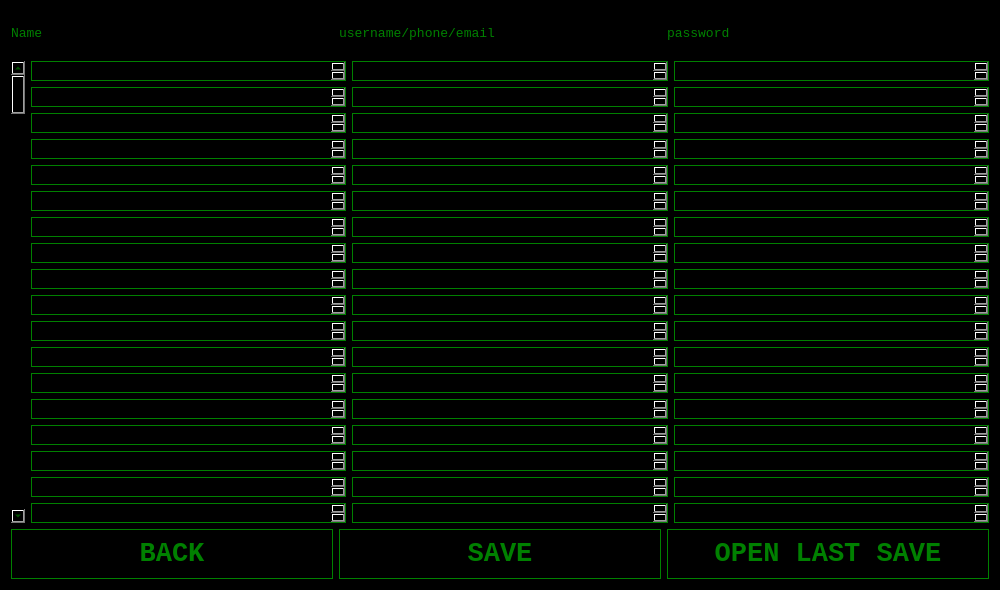
<?xml version="1.0" encoding="UTF-8"?>
<ui version="4.0">
 <class>manager</class>
 <widget class="QWidget" name="manager">
  <property name="geometry">
   <rect>
    <x>0</x>
    <y>0</y>
    <width>1000</width>
    <height>590</height>
   </rect>
  </property>
  <property name="maximumSize">
   <size>
    <width>16777215</width>
    <height>1760</height>
   </size>
  </property>
  <property name="font">
   <font>
    <family>Courier New</family>
    <pointsize>10</pointsize>
   </font>
  </property>
  <property name="windowTitle">
   <string>Form</string>
  </property>
  <property name="styleSheet">
   <string>
     background-color: black; 
     color: green; 
     font-family: 'Courier New', Courier, monospace; 
   </string>
  </property>
  <layout class="QGridLayout" name="gridLayout_2">
   <item row="0" column="0">
    <layout class="QVBoxLayout" name="verticalLayout">
     <item>
      <layout class="QHBoxLayout" name="horizontalLayout">
       <item>
        <widget class="QLabel" name="label">
         <property name="text">
          <string>Name</string>
         </property>
        </widget>
       </item>
       <item>
        <widget class="QLabel" name="label_2">
         <property name="text">
          <string>username/phone/email </string>
         </property>
        </widget>
       </item>
       <item>
        <widget class="QLabel" name="label_3">
         <property name="text">
          <string>password</string>
         </property>
        </widget>
       </item>
      </layout>
     </item>
     <item>
      <layout class="QGridLayout" name="gridLayout">
       <item row="6" column="2">
        <widget class="QTextEdit" name="textEdit_34">
         <property name="maximumSize">
          <size>
           <width>16777215</width>
           <height>20</height>
          </size>
         </property>
         <property name="styleSheet">
          <string>background-color: black; color: green; font-family: 'Courier New'; border: 1px solid green;</string>
         </property>
        </widget>
       </item>
       <item row="9" column="1">
        <widget class="QTextEdit" name="textEdit_11">
         <property name="maximumSize">
          <size>
           <width>16777215</width>
           <height>20</height>
          </size>
         </property>
         <property name="styleSheet">
          <string>background-color: black; color: green; font-family: 'Courier New'; border: 1px solid green;</string>
         </property>
        </widget>
       </item>
       <item row="16" column="3">
        <widget class="QTextEdit" name="textEdit_57">
         <property name="maximumSize">
          <size>
           <width>16777215</width>
           <height>20</height>
          </size>
         </property>
         <property name="styleSheet">
          <string>background-color: black; color: green; font-family: 'Courier New'; border: 1px solid green;</string>
         </property>
        </widget>
       </item>
       <item row="17" column="2">
        <widget class="QTextEdit" name="textEdit_54">
         <property name="maximumSize">
          <size>
           <width>16777215</width>
           <height>20</height>
          </size>
         </property>
         <property name="styleSheet">
          <string>background-color: black; color: green; font-family: 'Courier New'; border: 1px solid green;</string>
         </property>
        </widget>
       </item>
       <item row="0" column="3">
        <widget class="QTextEdit" name="textEdit_23">
         <property name="maximumSize">
          <size>
           <width>16777215</width>
           <height>20</height>
          </size>
         </property>
         <property name="styleSheet">
          <string>background-color: black; color: green; font-family: 'Courier New'; border: 1px solid green;</string>
         </property>
        </widget>
       </item>
       <item row="1" column="1">
        <widget class="QTextEdit" name="textEdit_19">
         <property name="maximumSize">
          <size>
           <width>16777215</width>
           <height>20</height>
          </size>
         </property>
         <property name="styleSheet">
          <string>background-color: black; color: green; font-family: 'Courier New'; border: 1px solid green;</string>
         </property>
        </widget>
       </item>
       <item row="14" column="1">
        <widget class="QTextEdit" name="textEdit_6">
         <property name="maximumSize">
          <size>
           <width>16777215</width>
           <height>20</height>
          </size>
         </property>
         <property name="styleSheet">
          <string>background-color: black; color: green; font-family: 'Courier New'; border: 1px solid green;</string>
         </property>
        </widget>
       </item>
       <item row="4" column="3">
        <widget class="QTextEdit" name="textEdit_30">
         <property name="maximumSize">
          <size>
           <width>16777215</width>
           <height>20</height>
          </size>
         </property>
         <property name="styleSheet">
          <string>background-color: black; color: green; font-family: 'Courier New'; border: 1px solid green;</string>
         </property>
        </widget>
       </item>
       <item row="7" column="3">
        <widget class="QTextEdit" name="textEdit_35">
         <property name="maximumSize">
          <size>
           <width>16777215</width>
           <height>20</height>
          </size>
         </property>
         <property name="styleSheet">
          <string>background-color: black; color: green; font-family: 'Courier New'; border: 1px solid green;</string>
         </property>
        </widget>
       </item>
       <item row="15" column="3">
        <widget class="QTextEdit" name="textEdit_53">
         <property name="maximumSize">
          <size>
           <width>16777215</width>
           <height>20</height>
          </size>
         </property>
         <property name="styleSheet">
          <string>background-color: black; color: green; font-family: 'Courier New'; border: 1px solid green;</string>
         </property>
        </widget>
       </item>
       <item row="2" column="3">
        <widget class="QTextEdit" name="textEdit_29">
         <property name="maximumSize">
          <size>
           <width>16777215</width>
           <height>20</height>
          </size>
         </property>
         <property name="styleSheet">
          <string>background-color: black; color: green; font-family: 'Courier New'; border: 1px solid green;</string>
         </property>
        </widget>
       </item>
       <item row="9" column="2">
        <widget class="QTextEdit" name="textEdit_40">
         <property name="maximumSize">
          <size>
           <width>16777215</width>
           <height>20</height>
          </size>
         </property>
         <property name="styleSheet">
          <string>background-color: black; color: green; font-family: 'Courier New'; border: 1px solid green;</string>
         </property>
        </widget>
       </item>
       <item row="9" column="3">
        <widget class="QTextEdit" name="textEdit_39">
         <property name="maximumSize">
          <size>
           <width>16777215</width>
           <height>20</height>
          </size>
         </property>
         <property name="styleSheet">
          <string>background-color: black; color: green; font-family: 'Courier New'; border: 1px solid green;</string>
         </property>
        </widget>
       </item>
       <item row="6" column="1">
        <widget class="QTextEdit" name="textEdit_14">
         <property name="maximumSize">
          <size>
           <width>16777215</width>
           <height>20</height>
          </size>
         </property>
         <property name="styleSheet">
          <string>background-color: black; color: green; font-family: 'Courier New'; border: 1px solid green;</string>
         </property>
        </widget>
       </item>
       <item row="2" column="2">
        <widget class="QTextEdit" name="textEdit_27">
         <property name="maximumSize">
          <size>
           <width>16777215</width>
           <height>20</height>
          </size>
         </property>
         <property name="styleSheet">
          <string>background-color: black; color: green; font-family: 'Courier New'; border: 1px solid green;</string>
         </property>
        </widget>
       </item>
       <item row="7" column="2">
        <widget class="QTextEdit" name="textEdit_37">
         <property name="maximumSize">
          <size>
           <width>16777215</width>
           <height>20</height>
          </size>
         </property>
         <property name="styleSheet">
          <string>background-color: black; color: green; font-family: 'Courier New'; border: 1px solid green;</string>
         </property>
        </widget>
       </item>
       <item row="8" column="1">
        <widget class="QTextEdit" name="textEdit_12">
         <property name="maximumSize">
          <size>
           <width>16777215</width>
           <height>20</height>
          </size>
         </property>
         <property name="styleSheet">
          <string>background-color: black; color: green; font-family: 'Courier New'; border: 1px solid green;</string>
         </property>
        </widget>
       </item>
       <item row="10" column="1">
        <widget class="QTextEdit" name="textEdit_10">
         <property name="maximumSize">
          <size>
           <width>16777215</width>
           <height>20</height>
          </size>
         </property>
         <property name="styleSheet">
          <string>background-color: black; color: green; font-family: 'Courier New'; border: 1px solid green;</string>
         </property>
        </widget>
       </item>
       <item row="14" column="2">
        <widget class="QTextEdit" name="textEdit_52">
         <property name="maximumSize">
          <size>
           <width>16777215</width>
           <height>20</height>
          </size>
         </property>
         <property name="styleSheet">
          <string>background-color: black; color: green; font-family: 'Courier New'; border: 1px solid green;</string>
         </property>
        </widget>
       </item>
       <item row="17" column="1">
        <widget class="QTextEdit" name="textEdit_3">
         <property name="maximumSize">
          <size>
           <width>16777215</width>
           <height>20</height>
          </size>
         </property>
         <property name="styleSheet">
          <string>background-color: black; color: green; font-family: 'Courier New'; border: 1px solid green;</string>
         </property>
        </widget>
       </item>
       <item row="10" column="2">
        <widget class="QTextEdit" name="textEdit_45">
         <property name="maximumSize">
          <size>
           <width>16777215</width>
           <height>20</height>
          </size>
         </property>
         <property name="styleSheet">
          <string>background-color: black; color: green; font-family: 'Courier New'; border: 1px solid green;</string>
         </property>
        </widget>
       </item>
       <item row="12" column="1">
        <widget class="QTextEdit" name="textEdit_8">
         <property name="maximumSize">
          <size>
           <width>16777215</width>
           <height>20</height>
          </size>
         </property>
         <property name="styleSheet">
          <string>background-color: black; color: green; font-family: 'Courier New'; border: 1px solid green;</string>
         </property>
        </widget>
       </item>
       <item row="4" column="2">
        <widget class="QTextEdit" name="textEdit_33">
         <property name="maximumSize">
          <size>
           <width>16777215</width>
           <height>20</height>
          </size>
         </property>
         <property name="styleSheet">
          <string>background-color: black; color: green; font-family: 'Courier New'; border: 1px solid green;</string>
         </property>
        </widget>
       </item>
       <item row="5" column="1">
        <widget class="QTextEdit" name="textEdit_15">
         <property name="maximumSize">
          <size>
           <width>16777215</width>
           <height>20</height>
          </size>
         </property>
         <property name="styleSheet">
          <string>background-color: black; color: green; font-family: 'Courier New'; border: 1px solid green;</string>
         </property>
        </widget>
       </item>
       <item row="6" column="3">
        <widget class="QTextEdit" name="textEdit_36">
         <property name="maximumSize">
          <size>
           <width>16777215</width>
           <height>20</height>
          </size>
         </property>
         <property name="styleSheet">
          <string>background-color: black; color: green; font-family: 'Courier New'; border: 1px solid green;</string>
         </property>
        </widget>
       </item>
       <item row="17" column="3">
        <widget class="QTextEdit" name="textEdit_55">
         <property name="maximumSize">
          <size>
           <width>16777215</width>
           <height>20</height>
          </size>
         </property>
         <property name="styleSheet">
          <string>background-color: black; color: green; font-family: 'Courier New'; border: 1px solid green;</string>
         </property>
        </widget>
       </item>
       <item row="15" column="2">
        <widget class="QTextEdit" name="textEdit_51">
         <property name="maximumSize">
          <size>
           <width>16777215</width>
           <height>20</height>
          </size>
         </property>
         <property name="styleSheet">
          <string>background-color: black; color: green; font-family: 'Courier New'; border: 1px solid green;</string>
         </property>
        </widget>
       </item>
       <item row="1" column="3">
        <widget class="QTextEdit" name="textEdit_25">
         <property name="maximumSize">
          <size>
           <width>16777215</width>
           <height>20</height>
          </size>
         </property>
         <property name="styleSheet">
          <string>background-color: black; color: green; font-family: 'Courier New'; border: 1px solid green;</string>
         </property>
        </widget>
       </item>
       <item row="11" column="2">
        <widget class="QTextEdit" name="textEdit_43">
         <property name="maximumSize">
          <size>
           <width>16777215</width>
           <height>20</height>
          </size>
         </property>
         <property name="styleSheet">
          <string>background-color: black; color: green; font-family: 'Courier New'; border: 1px solid green;</string>
         </property>
        </widget>
       </item>
       <item row="13" column="2">
        <widget class="QTextEdit" name="textEdit_48">
         <property name="maximumSize">
          <size>
           <width>16777215</width>
           <height>20</height>
          </size>
         </property>
         <property name="styleSheet">
          <string>background-color: black; color: green; font-family: 'Courier New'; border: 1px solid green;</string>
         </property>
        </widget>
       </item>
       <item row="8" column="2">
        <widget class="QTextEdit" name="textEdit_38">
         <property name="maximumSize">
          <size>
           <width>16777215</width>
           <height>20</height>
          </size>
         </property>
         <property name="styleSheet">
          <string>background-color: black; color: green; font-family: 'Courier New'; border: 1px solid green;</string>
         </property>
        </widget>
       </item>
       <item row="2" column="1">
        <widget class="QTextEdit" name="textEdit_18">
         <property name="maximumSize">
          <size>
           <width>16777215</width>
           <height>20</height>
          </size>
         </property>
         <property name="styleSheet">
          <string>background-color: black; color: green; font-family: 'Courier New'; border: 1px solid green;</string>
         </property>
        </widget>
       </item>
       <item row="0" column="2">
        <widget class="QTextEdit" name="textEdit_22">
         <property name="maximumSize">
          <size>
           <width>16777215</width>
           <height>20</height>
          </size>
         </property>
         <property name="styleSheet">
          <string>background-color: black; color: green; font-family: 'Courier New'; border: 1px solid green;</string>
         </property>
        </widget>
       </item>
       <item row="3" column="1">
        <widget class="QTextEdit" name="textEdit_16">
         <property name="maximumSize">
          <size>
           <width>16777215</width>
           <height>20</height>
          </size>
         </property>
         <property name="styleSheet">
          <string>background-color: black; color: green; font-family: 'Courier New'; border: 1px solid green;</string>
         </property>
        </widget>
       </item>
       <item row="5" column="3">
        <widget class="QTextEdit" name="textEdit_32">
         <property name="maximumSize">
          <size>
           <width>16777215</width>
           <height>20</height>
          </size>
         </property>
         <property name="styleSheet">
          <string>background-color: black; color: green; font-family: 'Courier New'; border: 1px solid green;</string>
         </property>
        </widget>
       </item>
       <item row="13" column="1">
        <widget class="QTextEdit" name="textEdit_7">
         <property name="maximumSize">
          <size>
           <width>16777215</width>
           <height>20</height>
          </size>
         </property>
         <property name="styleSheet">
          <string>background-color: black; color: green; font-family: 'Courier New'; border: 1px solid green;</string>
         </property>
        </widget>
       </item>
       <item row="13" column="3">
        <widget class="QTextEdit" name="textEdit_46">
         <property name="maximumSize">
          <size>
           <width>16777215</width>
           <height>20</height>
          </size>
         </property>
         <property name="styleSheet">
          <string>background-color: black; color: green; font-family: 'Courier New'; border: 1px solid green;</string>
         </property>
        </widget>
       </item>
       <item row="4" column="1">
        <widget class="QTextEdit" name="textEdit_17">
         <property name="maximumSize">
          <size>
           <width>16777215</width>
           <height>20</height>
          </size>
         </property>
         <property name="styleSheet">
          <string>background-color: black; color: green; font-family: 'Courier New'; border: 1px solid green;</string>
         </property>
        </widget>
       </item>
       <item row="3" column="3">
        <widget class="QTextEdit" name="textEdit_28">
         <property name="maximumSize">
          <size>
           <width>16777215</width>
           <height>20</height>
          </size>
         </property>
         <property name="styleSheet">
          <string>background-color: black; color: green; font-family: 'Courier New'; border: 1px solid green;</string>
         </property>
        </widget>
       </item>
       <item row="8" column="3">
        <widget class="QTextEdit" name="textEdit_41">
         <property name="maximumSize">
          <size>
           <width>16777215</width>
           <height>20</height>
          </size>
         </property>
         <property name="styleSheet">
          <string>background-color: black; color: green; font-family: 'Courier New'; border: 1px solid green;</string>
         </property>
        </widget>
       </item>
       <item row="14" column="3">
        <widget class="QTextEdit" name="textEdit_50">
         <property name="maximumSize">
          <size>
           <width>16777215</width>
           <height>20</height>
          </size>
         </property>
         <property name="styleSheet">
          <string>background-color: black; color: green; font-family: 'Courier New'; border: 1px solid green;</string>
         </property>
        </widget>
       </item>
       <item row="0" column="1">
        <widget class="QTextEdit" name="textEdit_20">
         <property name="maximumSize">
          <size>
           <width>16777215</width>
           <height>20</height>
          </size>
         </property>
         <property name="styleSheet">
          <string>background-color: black; color: green; font-family: 'Courier New'; border: 1px solid green;</string>
         </property>
        </widget>
       </item>
       <item row="3" column="2">
        <widget class="QTextEdit" name="textEdit_26">
         <property name="maximumSize">
          <size>
           <width>16777215</width>
           <height>20</height>
          </size>
         </property>
         <property name="styleSheet">
          <string>background-color: black; color: green; font-family: 'Courier New'; border: 1px solid green;</string>
         </property>
        </widget>
       </item>
       <item row="10" column="3">
        <widget class="QTextEdit" name="textEdit_44">
         <property name="maximumSize">
          <size>
           <width>16777215</width>
           <height>20</height>
          </size>
         </property>
         <property name="styleSheet">
          <string>background-color: black; color: green; font-family: 'Courier New'; border: 1px solid green;</string>
         </property>
        </widget>
       </item>
       <item row="11" column="3">
        <widget class="QTextEdit" name="textEdit_42">
         <property name="maximumSize">
          <size>
           <width>16777215</width>
           <height>20</height>
          </size>
         </property>
         <property name="styleSheet">
          <string>background-color: black; color: green; font-family: 'Courier New'; border: 1px solid green;</string>
         </property>
        </widget>
       </item>
       <item row="12" column="2">
        <widget class="QTextEdit" name="textEdit_47">
         <property name="maximumSize">
          <size>
           <width>16777215</width>
           <height>20</height>
          </size>
         </property>
         <property name="styleSheet">
          <string>background-color: black; color: green; font-family: 'Courier New'; border: 1px solid green;</string>
         </property>
        </widget>
       </item>
       <item row="16" column="1">
        <widget class="QTextEdit" name="textEdit_4">
         <property name="maximumSize">
          <size>
           <width>16777215</width>
           <height>20</height>
          </size>
         </property>
         <property name="styleSheet">
          <string>background-color: black; color: green; font-family: 'Courier New'; border: 1px solid green;</string>
         </property>
        </widget>
       </item>
       <item row="16" column="2">
        <widget class="QTextEdit" name="textEdit_56">
         <property name="maximumSize">
          <size>
           <width>16777215</width>
           <height>20</height>
          </size>
         </property>
         <property name="styleSheet">
          <string>background-color: black; color: green; font-family: 'Courier New'; border: 1px solid green;</string>
         </property>
        </widget>
       </item>
       <item row="12" column="3">
        <widget class="QTextEdit" name="textEdit_49">
         <property name="maximumSize">
          <size>
           <width>16777215</width>
           <height>20</height>
          </size>
         </property>
         <property name="styleSheet">
          <string>background-color: black; color: green; font-family: 'Courier New'; border: 1px solid green;</string>
         </property>
        </widget>
       </item>
       <item row="15" column="1">
        <widget class="QTextEdit" name="textEdit_5">
         <property name="maximumSize">
          <size>
           <width>16777215</width>
           <height>20</height>
          </size>
         </property>
         <property name="styleSheet">
          <string>background-color: black; color: green; font-family: 'Courier New'; border: 1px solid green;</string>
         </property>
        </widget>
       </item>
       <item row="1" column="2">
        <widget class="QTextEdit" name="textEdit_24">
         <property name="maximumSize">
          <size>
           <width>16777215</width>
           <height>20</height>
          </size>
         </property>
         <property name="styleSheet">
          <string>background-color: black; color: green; font-family: 'Courier New'; border: 1px solid green;</string>
         </property>
        </widget>
       </item>
       <item row="7" column="1">
        <widget class="QTextEdit" name="textEdit_13">
         <property name="maximumSize">
          <size>
           <width>16777215</width>
           <height>20</height>
          </size>
         </property>
         <property name="styleSheet">
          <string>background-color: black; color: green; font-family: 'Courier New'; border: 1px solid green;</string>
         </property>
        </widget>
       </item>
       <item row="5" column="2">
        <widget class="QTextEdit" name="textEdit_31">
         <property name="maximumSize">
          <size>
           <width>16777215</width>
           <height>20</height>
          </size>
         </property>
         <property name="styleSheet">
          <string>background-color: black; color: green; font-family: 'Courier New'; border: 1px solid green;</string>
         </property>
        </widget>
       </item>
       <item row="11" column="1">
        <widget class="QTextEdit" name="textEdit_9">
         <property name="maximumSize">
          <size>
           <width>16777215</width>
           <height>20</height>
          </size>
         </property>
         <property name="styleSheet">
          <string>background-color: black; color: green; font-family: 'Courier New'; border: 1px solid green;</string>
         </property>
        </widget>
       </item>
       <item row="0" column="0" rowspan="18">
        <widget class="QScrollBar" name="verticalScrollBar">
         <property name="orientation">
          <enum>Qt::Orientation::Vertical</enum>
         </property>
        </widget>
       </item>
      </layout>
     </item>
     <item>
      <layout class="QHBoxLayout" name="horizontalLayout_2">
       <item>
        <widget class="QPushButton" name="goBackButton">
         <property name="minimumSize">
          <size>
           <width>0</width>
           <height>50</height>
          </size>
         </property>
         <property name="font">
          <font>
           <family>Courier New</family>
           <pointsize>20</pointsize>
           <bold>true</bold>
          </font>
         </property>
         <property name="styleSheet">
          <string>
          background-color: black; 
          color: green; 
          border: 1px solid green;
          </string>
         </property>
         <property name="text">
          <string>BACK</string>
         </property>
        </widget>
       </item>
       <item>
        <widget class="QPushButton" name="pushButton_2">
         <property name="minimumSize">
          <size>
           <width>0</width>
           <height>50</height>
          </size>
         </property>
         <property name="font">
          <font>
           <family>Courier New</family>
           <pointsize>20</pointsize>
           <bold>true</bold>
          </font>
         </property>
         <property name="styleSheet">
          <string>
          background-color: black; 
          color: green; 
          border: 1px solid green;
          </string>
         </property>
         <property name="text">
          <string>SAVE</string>
         </property>
        </widget>
       </item>
       <item>
        <widget class="QPushButton" name="pushButton_3">
         <property name="minimumSize">
          <size>
           <width>0</width>
           <height>50</height>
          </size>
         </property>
         <property name="font">
          <font>
           <family>Courier New</family>
           <pointsize>20</pointsize>
           <bold>true</bold>
          </font>
         </property>
         <property name="styleSheet">
          <string>
          background-color: black; 
          color: green; 
          border: 1px solid green;
          </string>
         </property>
         <property name="text">
          <string>OPEN LAST SAVE</string>
         </property>
        </widget>
       </item>
      </layout>
     </item>
    </layout>
   </item>
  </layout>
 </widget>
 <resources/>
 <connections/>
</ui>
